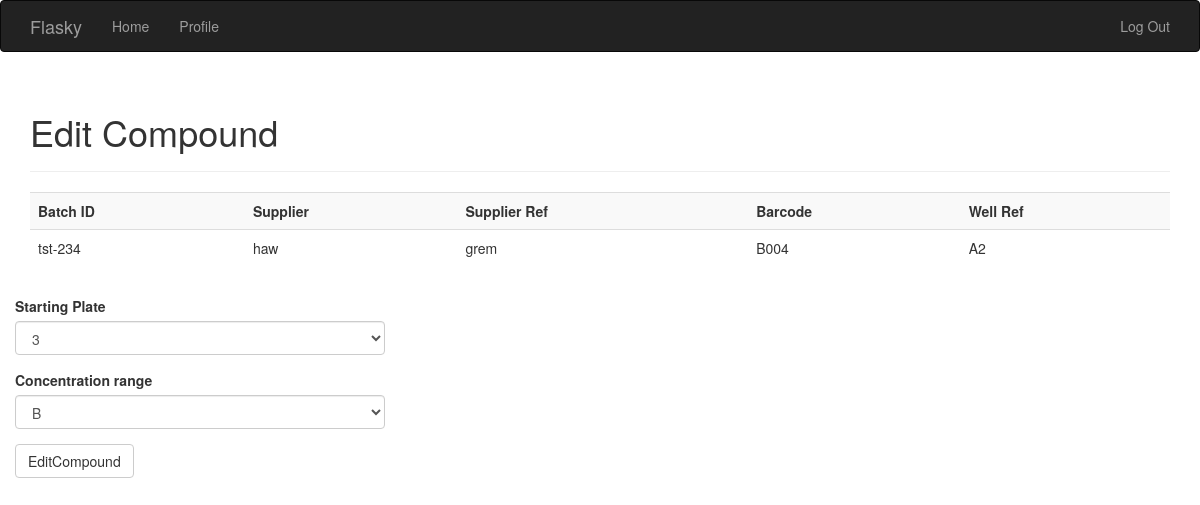
/editcompound/tst-234 (signed in), run on the app's committed database.
### app/models.py (models this page shows, shortened)
class CompoundDB(db.Model):
    __tablename__ = 'compoundsdb'
    id = db.Column(db.Integer, primary_key=True)
    formatted_batch_id = db.Column(db.String(64), unique=True, index=True)
    supplier = db.Column(db.String(64), unique=False, index=True)
    supplier_ref = db.Column(db.String(64), unique=False, index=True)
    well_ref = db.Column(db.String(64), unique=False, index=True)
    barcode = db.Column(db.String(64), unique=False, index=True)
    starting_concentration = db.Column(db.String(64), unique=False, index=True)
    concentration_range = db.Column(db.String(64), unique=False, index=True)

### app/main/views.py (the view)
@main.route('/editcompound/<string:batch_id>', methods=['GET', 'POST'])
@login_required
@permission_required(Permission.EDIT_DB)
def edit_compound(batch_id):
    compound = CompoundDB.query.filter_by(formatted_batch_id=batch_id).first_or_404()
    form = EditCompound(compound=compound)
    if form.validate_on_submit():
        compound.starting_concentration = form.starting_concentration.data
        compound.concentration_range = form.concentration_range.data
        db.session.commit()
        flash('Compound updated')
        return redirect(url_for('main.index'))
    form.starting_concentration.data = int(compound.starting_concentration)
    form.concentration_range.data = compound.concentration_range
    return render_template('edit_compound.html', form=form, compound=compound)

### app/main/forms.py
class EditCompound(Form):
    starting_concentration = SelectField('Starting Plate', coerce=int)
    concentration_range = SelectField('Concentration range', coerce=str)
    submit = SubmitField('EditCompound')
    def __init__(self, compound, *args, **kwargs):
        super(EditCompound, self).__init__(*args, **kwargs)
        self.concentration_range.choices = [("A", "A"), ("B", "B")]
        self.starting_concentration.choices = [(0, 0), (1, 1), (2, 2), (3, 3)]
        self.compound = compound

### app/main/__init__.py (called while the page is built)
@main.app_context_processor
def inject_permissions():
    return dict(Pemission=Permission)

### app/models.py (called while the page is built)
@login_manager.user_loader
def load_user(user_id):
    return User.query.get(int(user_id))

    def can(self, permissions):
        return self.role is not None and \
                (self.role.permissions & permissions) == permissions

### app/templates/edit_compound.html (shortened to what this page needs)
{% extends "base.html" %}
{% import "bootstrap/wtf.html" as wtf %}
{% block page_content %}
<div class="page-header">
    <h1>Edit Compound</h1>
</div>
<p>
    <table class="table table-striped">
    <tr>
    <th>Batch ID</th>
    <th>Supplier</th>
    <th>Supplier Ref</th>
        <th>Barcode</th>
        <th>Well Ref</th>
  </tr>
       <tr>
        <td>{{ compound.formatted_batch_id }}</td> <td>{{ compound.supplier }}</td> <td>{{ compound.supplier_ref }}</td> <td>{{ compound.barcode }}</td> <td>{{ compound.well_ref }}</td>
        </tr>
            </p>
    </div>
<p>
<div class="col-md-4">
{{ wtf.quick_form(form) }}
</div>
</p>
{% endblock %}

### data on the page
CompoundDB: formatted_batch_id "tst-234", supplier "haw", supplier_ref "grem", barcode "B004", well_ref "A2"
